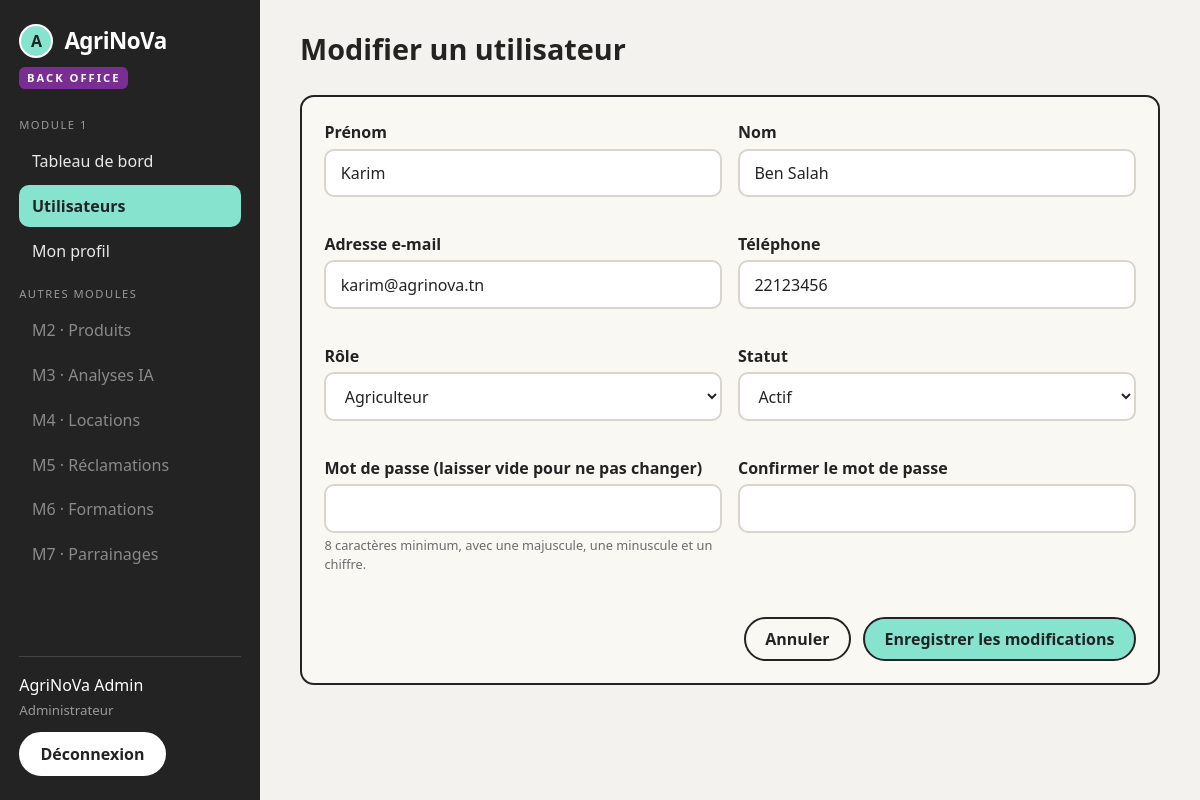
Screenshot of /index.php?action=admin_user_edit&id=2 (signed in) with the database file from the repository.
### tables this page shows
CREATE TABLE utilisateur (
    id_utilisateur INT AUTO_INCREMENT PRIMARY KEY,
    nom            VARCHAR(50)  NOT NULL,
    prenom         VARCHAR(50)  NOT NULL,
    email          VARCHAR(150) NOT NULL UNIQUE,
    mot_de_passe   VARCHAR(255) NOT NULL,              
    telephone      VARCHAR(20)  NOT NULL,
    id_role        INT          NOT NULL,
    statut         ENUM('actif', 'bloque') NOT NULL DEFAULT 'actif',
    date_creation  TIMESTAMP    NOT NULL DEFAULT CURRENT_TIMESTAMP,
    CONSTRAINT fk_utilisateur_role FOREIGN KEY (id_role) REFERENCES role(id_role)
);

### config/database.php (called while the page is built, shortened)
<?php
class Database
{
    private static ?PDO $pdo = null;
    public static function getConnexion(): PDO
    {
        if (self::$pdo === null) {
            try {
                self::$pdo = new PDO(
                    'mysql:host=' . DB_HOST . ';dbname=' . DB_NAME . ';charset=utf8mb4',
                    DB_USER,
                    DB_PASS,
                    [
                        PDO::ATTR_ERRMODE            => PDO::ERRMODE_EXCEPTION,
                        PDO::ATTR_DEFAULT_FETCH_MODE => PDO::FETCH_ASSOC,
                        PDO::ATTR_EMULATE_PREPARES   => false,
                    ]
                );
            } catch (PDOException $e) {
                error_log('Erreur de connexion BD : ' . $e->getMessage());
                http_response_code(500);
                die('Erreur : impossible de se connecter à la base de données. Vérifiez config/database.php.');
            }
        }
        return self::$pdo;
    }
}

### controllers/UserController.php (called while the page is built, shortened)
<?php
require_once __DIR__ . '/AuthController.php';
class UserController
{
    private AuthController $auth;
    public function __construct(AuthController $auth)
    {
        $this->auth = $auth;
    }
    public function find(int $id): ?UserModel
    {
        return $this->auth->findById($id);
    }
}

### controllers/AuthController.php (called while the page is built, shortened)
<?php
require_once __DIR__ . '/../config/database.php';
require_once __DIR__ . '/../models/UserModel.php';
require_once __DIR__ . '/../models/RoleModel.php';
class AuthController
{
    private PDO $db;
    public function __construct()
    {
        $this->db = Database::getConnexion();
    }
    public function findById(int $id): ?UserModel
    {
        $stmt = $this->db->prepare(self::SELECT_USER . ' WHERE u.id_utilisateur = :id LIMIT 1');
        $stmt->execute(['id' => $id]);
        $row = $stmt->fetch();
        return $row ? UserModel::fromArray($row) : null;
    }
    public function getRoles(): array
    {
        $rows = $this->db->query('SELECT * FROM role ORDER BY id_role')->fetchAll();
        return array_map([RoleModel::class, 'fromArray'], $rows);
    }
}

### models/UserModel.php (called while the page is built, shortened)
<?php
class UserModel
{
    private int $id = 0;
    private string $nom = '';
    private string $prenom = '';
    private string $email = '';
    private string $telephone = '';
    private string $role = '';
    private string $statut = 'actif';
    public function getId(): int { return $this->id; }
    public function getNom(): string { return $this->nom; }
    public function getPrenom(): string { return $this->prenom; }
    public function getEmail(): string { return $this->email; }
    public function getTelephone(): string { return $this->telephone; }
    public function getRole(): string { return $this->role; }
    public function getStatut(): string { return $this->statut; }
    public function setId(int $id): void { $this->id = $id; }
    public function setNom(string $nom): void { $this->nom = $nom; }
    public function setPrenom(string $prenom): void { $this->prenom = $prenom; }
    public function setEmail(string $email): void { $this->email = $email; }
    public function setTelephone(string $telephone): void { $this->telephone = $telephone; }
    public function setRole(string $role): void { $this->role = $role; }
    public function setStatut(string $statut): void { $this->statut = $statut; }
    public static function fromArray(array $row): self
    {
        $user = new self();
        $user->setId((int) ($row['id_utilisateur'] ?? 0));
        $user->setNom((string) ($row['nom'] ?? ''));
        $user->setPrenom((string) ($row['prenom'] ?? ''));
        $user->setEmail((string) ($row['email'] ?? ''));
        $user->setMotDePasse((string) ($row['mot_de_passe'] ?? ''));
        $user->setTelephone((string) ($row['telephone'] ?? ''));
        $user->setIdRole((int) ($row['id_role'] ?? 0));
        $user->setRole((string) ($row['role'] ?? ''));
        $user->setStatut((string) ($row['statut'] ?? 'actif'));
        $user->setDateCreation((string) ($row['date_creation'] ?? ''));
        return $user;
    }
}

### models/RoleModel.php (called while the page is built, shortened)
<?php
class RoleModel
{
    private string $libelle = '';
    public function getLibelle(): string { return $this->libelle; }
    public function setLibelle(string $libelle): void { $this->libelle = $libelle; }
    public static function fromArray(array $row): self
    {
        $role = new self();
        $role->setId((int) ($row['id_role'] ?? 0));
        $role->setLibelle((string) ($row['libelle'] ?? ''));
        $role->setDescription((string) ($row['description'] ?? ''));
        return $role;
    }
}

### views/admin_user_form.php (the view, shortened to what this page needs)
<?php
$isEdit = $editUser !== null;
$formAction = $isEdit ? 'index.php?action=admin_user_edit&id=' . $editUser->getId() : 'index.php?action=admin_user_create';
$pwdRules = $isEdit ? 'password?' : 'required|password';
?>
<section class="panel form-panel">
    <form method="post" action="<?= e($formAction) ?>" class="js-validate" novalidate>
        <div class="grid-2">
            <div class="field">
                <label for="prenom">Prénom</label>
                <input type="text" id="prenom" name="prenom" value="<?= old($old, 'prenom') ?>" class="<?= invalid($errors, 'prenom') ?>" data-rules="required|name" maxlength="50">
                <?= fieldError($errors, 'prenom') ?>
            </div>
            <div class="field">
                <label for="nom">Nom</label>
                <input type="text" id="nom" name="nom" value="<?= old($old, 'nom') ?>" class="<?= invalid($errors, 'nom') ?>" data-rules="required|name" maxlength="50">
                <?= fieldError($errors, 'nom') ?>
            </div>
        </div>
        <div class="grid-2">
            <div class="field">
                <label for="email">Adresse e-mail</label>
                <input type="email" id="email" name="email" value="<?= old($old, 'email') ?>" class="<?= invalid($errors, 'email') ?>" data-rules="required|email" maxlength="150">
                <?= fieldError($errors, 'email') ?>
            </div>
            <div class="field">
                <label for="telephone">Téléphone</label>
                <input type="tel" id="telephone" name="telephone" value="<?= old($old, 'telephone') ?>" class="<?= invalid($errors, 'telephone') ?>" data-rules="required|phone" maxlength="20">
                <?= fieldError($errors, 'telephone') ?>
            </div>
        </div>
        <div class="grid-2">
            <div class="field">
                <label for="role">Rôle</label>
                <select id="role" name="role" class="<?= invalid($errors, 'role') ?>" data-rules="required">
                    <?php foreach ($roles as $r): ?>
                        <option value="<?= e($r->getLibelle()) ?>" <?= ($old['role'] ?? '') === $r->getLibelle() ? 'selected' : '' ?>>
                            <?= e(roleLabel($r->getLibelle())) ?>
                        </option>
                    <?php endforeach; ?>
                </select>
                <?= fieldError($errors, 'role') ?>
            </div>
            <div class="field">
                <label for="statut">Statut</label>
                <select id="statut" name="statut" class="<?= invalid($errors, 'statut') ?>">
                    <option value="actif" <?= ($old['statut'] ?? 'actif') === 'actif' ? 'selected' : '' ?>>Actif</option>
                </select>
                <?= fieldError($errors, 'statut') ?>
            </div>
        </div>
        <div class="grid-2">
            <div class="field">
                <label for="mot_de_passe">Mot de passe<?= $isEdit ? ' (laisser vide pour ne pas changer)' : '' ?></label>
                <input type="password" id="mot_de_passe" name="mot_de_passe" class="<?= invalid($errors, 'mot_de_passe') ?>" data-rules="<?= e($pwdRules) ?>" autocomplete="new-password">
                <small class="hint">8 caractères minimum, avec une majuscule, une minuscule et un chiffre.</small>
                <?= fieldError($errors, 'mot_de_passe') ?>
            </div>
            <div class="field">
                <label for="confirmation">Confirmer le mot de passe</label>
                <input type="password" id="confirmation" name="confirmation" class="<?= invalid($errors, 'confirmation') ?>" data-rules="match:mot_de_passe" autocomplete="new-password">
                <?= fieldError($errors, 'confirmation') ?>
            </div>
        </div>
        <div class="form-actions">
            <a class="btn btn-ghost" href="index.php?action=admin_users">Annuler</a>
            <button type="submit" class="btn btn-primary"><?= $isEdit ? 'Enregistrer les modifications' : 'Ajouter l’utilisateur' ?></button>
        </div>
    </form>
</section>
<?php
require __DIR__ . '/layout_admin.php';

### assets/css/style.css (style rules this page uses)
:root { --ink: #232323; --paper: #FAF8F3; --bg: #EFECE7; --mint: #86E3CE; --mint-soft: #CFF3E8; --green: #3E7A55; --lilac: #F4DDF9; --purple: #7A2E93; --red: #C0392B; --red-soft: #FBE3E0; --muted: #6B6B6B; --line: #DAD5CC; --radius: 14px; }
* { box-sizing: border-box; }
body { margin: 0; font-family: "Segoe UI", Roboto, Helvetica, Arial, sans-serif; color: var(--ink); background: var(--bg); line-height: 1.5; }
a { color: var(--green); }
.btn { display: inline-block; border: 2px solid var(--ink); border-radius: 999px; padding: .5em 1.2em; font: inherit; font-weight: 600; cursor: pointer; text-decoration: none; color: var(--ink); background: transparent; transition: transform .1s, background .15s; }
.btn-primary { background: var(--mint); }
.btn-ghost { background: transparent; }
.field { margin-bottom: 1em; border: 0; padding: 0; min-width: 0; }
.field label, .field legend { display: block; font-weight: 600; margin-bottom: .3em; }
input[type=text], input[type=email], input[type=tel], input[type=password], input[type=search], select { width: 100%; padding: .65em .9em; font: inherit; border: 2px solid var(--line); border-radius: 10px; background: #fff; color: var(--ink); }
.hint { display: block; color: var(--muted); font-size: .8rem; margin-top: .25em; }
.grid-2 { display: grid; grid-template-columns: 1fr 1fr; gap: 0 1em; }
.form-actions { display: flex; justify-content: flex-end; gap: .8em; margin-top: .5em; }
.panel { overflow-x: auto; background: var(--paper); border: 2px solid var(--ink); border-radius: var(--radius); padding: 1.4em; margin-bottom: 1.2em; }
body.admin { display: grid; grid-template-columns: 260px 1fr; min-height: 100vh; background: #F4F2EE; }
.form-panel { max-width: 860px; }

### rows the page displays
utilisateur: prenom "Karim", nom "Ben Salah", email "karim@agrinova.tn", telephone "22123456", statut "Actif"

### other values shown
$code "M2"
$label "Produits"
$code "M3"
$label "Analyses IA"
$code "M4"
$label "Locations"
$code "M5"
$label "Réclamations"
$code "M6"
$label "Formations"
$code "M7"
$label "Parrainages"
$_SESSION['user_name'] "AgriNoVa Admin"
$title "Modifier un utilisateur"
form field role "Agriculteur"
